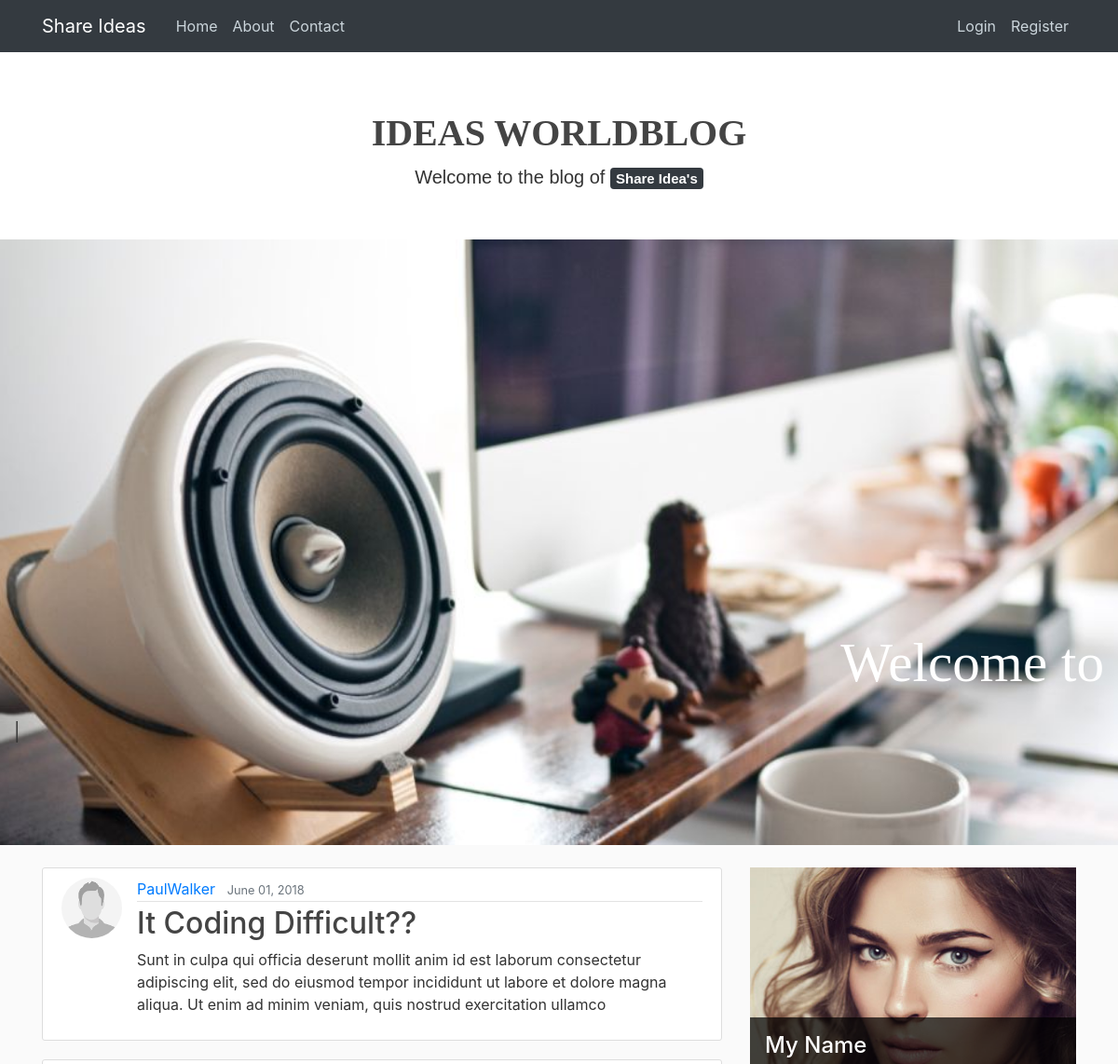
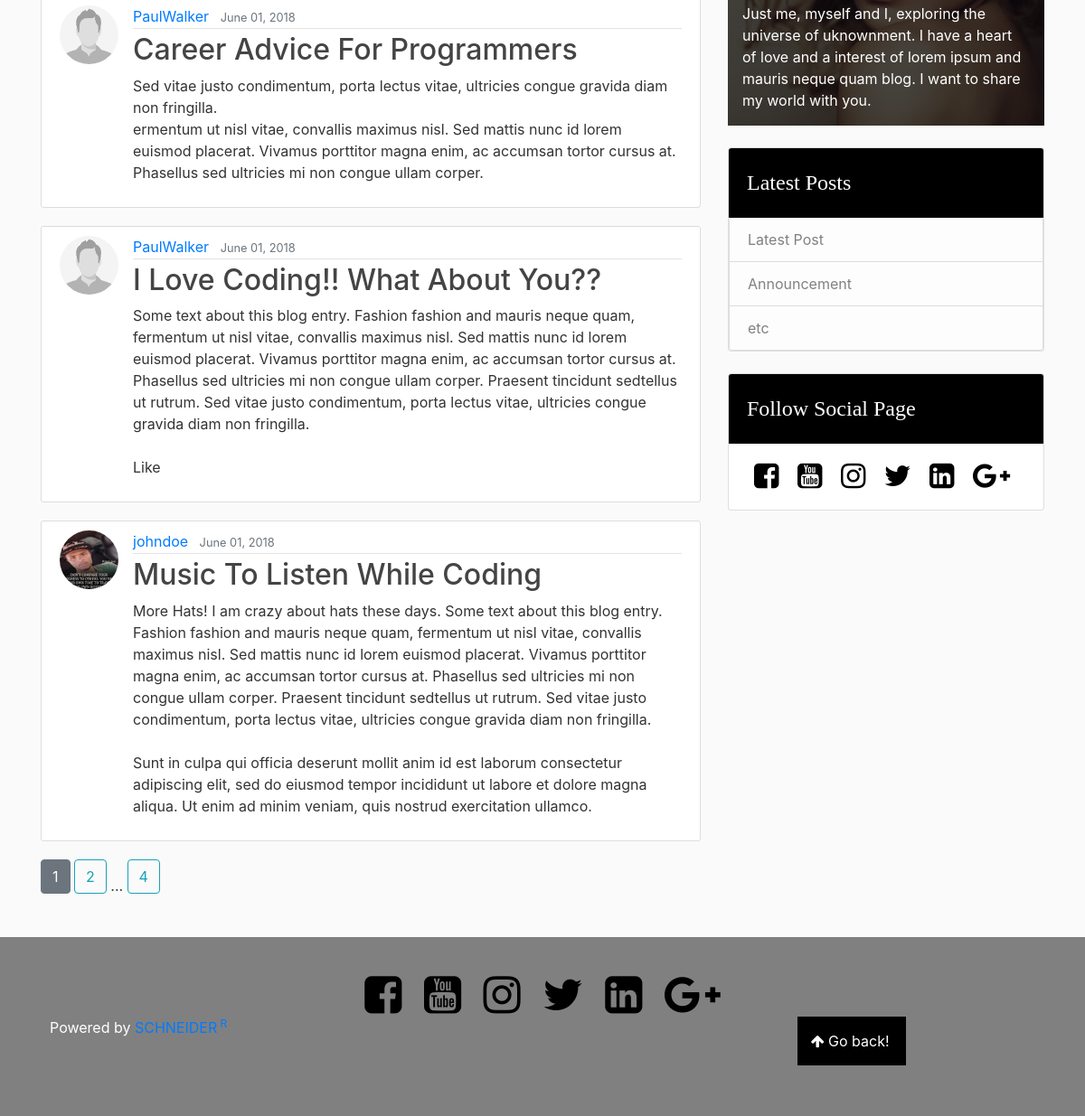
The page /home on the database its author committed (2 pictures, top to bottom).
### shareideas/models.py (models this page shows, shortened)
class Post(db.Model):
    id = db.Column(db.Integer, primary_key=True)
    title = db.Column(db.String(120), nullable=False)
    date_posted = db.Column(db.DateTime, nullable=False, default=datetime.utcnow)
    content = db.Column(db.Text, nullable=False)
    user_id = db.Column(db.Integer, db.ForeignKey('user.id'), nullable=False)

class User(db.Model, UserMixin):
    id = db.Column(db.Integer, primary_key=True)
    name = db.Column(db.String(120), unique=True, nullable=False)
    age = db.Column(db.String(3), unique=True, nullable=False)
    email = db.Column(db.String(120), unique=True, nullable=False)
    username = db.Column(db.String(20), unique=True, nullable=False)
    image_file = db.Column(db.String(20), nullable=False, default='default.jpg')
    password = db.Column(db.String(60), nullable=False)
    posts = db.relationship('Post', backref='author', lazy=True)

### shareideas/main/routes.py (the view)
@main.route('/')
@main.route('/home')
def home():
    page = request.args.get('page', 1, type=int)
    posts = Post.query.order_by(Post.date_posted.desc()).paginate(page=page, per_page=4)
    return render_template('home.html', posts=posts)

### shareideas/templates/home.html (shortened to what this page needs)
{% extends "layout.html" %}
{% block content %}
        <div class="jumbotron jumbotron-fluid" style="margin-top: -25px;height: 60%;background: #fff;font-family: sans-serif;">
            <div class="container">
                <h1 class="display-5 text-center" style="font-family: Oswald;font-weight: bold">IDEAS WORLDBLOG</h1>
                <p class="lead text-center">Welcome to the blog of
                    <span class="badge badge-dark">Share Idea's</span>
                </p>
            </div>
        </div>
    <div class="container-fluid" style="background: url(static/images/sound.jpg);background-attachment: scroll;background-repeat: repeat-x;width: 100%;height: 650px;background-size: cover;background-position: center;margin-top: -5%;>
        <div class="row">
            <p class="typing_text" style="padding-top: 35%;text-align: right;margin-left: 40px;color: #fff;font-size: 3.7em;font-family: Oswald;border-radius: 2px solid #000">
            </p>
        </div>
    <br>
    <div class="container">
        <div class="row">
            <div class="col-md-8">
                {% for post in posts.items %}
                    <div class="media content-section">
                        <img class="rounded-circle article-img" src="{{ url_for('static', filename='profile/' + post.author.image_file) }}">
                        <div class="media-body">
                            <div class="article-metadata">
                                <a class="mr-2" href="{{ url_for('users.user_posts', username=post.author.username) }}">{{ post.author.username }}</a>
                                <small class="text-muted">{{ post.date_posted.strftime('%B %d, %Y') }}</small>
                            </div>
                            <h2><a class="article-title" href="{{ url_for('posts.post', post_id=post.id) }}">{{ post.title }}</a></h2>
                            <p class="article-content">{{ post.content }}</p>
                        </div>
                    </div>
                {% endfor %}
                {% for page_num in posts.iter_pages(left_edge=1, right_edge=1, left_current=1, right_current=2) %}
                    {% if page_num %}
                        {% if posts.page == page_num %}
                            <a class="btn btn-secondary mb-4" href="{{ url_for('main.home', page=page_num) }}">{{ page_num }}</a>
                        {% else %}
                            <a class="btn btn-outline-info mb-4" href="{{ url_for('main.home', page=page_num) }}">{{ page_num }}</a>
                        {% endif %}
                    {% else %}
                        ...
                    {% endif %}
                {% endfor %}
            </div>
            <div class="col-md-4">
                <div class="">
                    <div class="">
                        <section class="mySelf">
                            <article class="description">
                                <h4 class="text-white">My Name</h4>
                                Just me, myself and I, exploring the universe of uknownment. I have a heart of love and a interest of lorem ipsum and mauris neque quam blog. I want to share my world with you.
                            </article>
                        </section>
                    </div>
                    <br>
                    <div class="card latestP">
                        <div class="card-header">Latest Posts</div>
                        <ul class="list-group listGroup">
                            <li class="list-group-item list-group-item-light">Latest Post</li>
                            <li class="list-group-item list-group-item-light">Announcement</li>
                            <li class="list-group-item list-group-item-light">etc</li>
                        </ul>
                    </div>
                    <br>
                    <div class="card latestP">
                        <div class="card-header">Follow Social Page</div>
                        <div class="card-body followSocial">
                            <a href="#"><i class="fa fa-facebook-square fa-2x"></i></a>
                            <a href="#"><i class="fa fa-youtube-square fa-2x"></i></a>
                            <a href="#"><i class="fa fa-instagram fa-2x"></i></a>
                            <a href="#"><i class="fa fa-twitter fa-2x"></i></a>
                            <a href="#"><i class="fa fa-linkedin-square fa-2x"></i></a>
                            <a href="#"><i class="fa fa-google-plus fa-2x"></i></a>
                        </div>
                    </div>
                </div>
            </div>
        </div>
    </div>
{% endblock content %}

### shareideas/templates/layout.html (shortened to what this page needs)
<!DOCTYPE html>
<html>
<head>
    <link href="https://maxcdn.bootstrapcdn.com/font-awesome/4.6.3/css/font-awesome.min.css" rel="stylesheet"
>
    <link rel="stylesheet" type="text/css" href="{{ url_for('static', filename='css/bootstrap.min.css') }}">
    <link rel="stylesheet" type="text/css" href="{{ url_for('static', filename='css/bootstrap.min.css') }}">
    <link rel="stylesheet" type="text/css" href="{{ url_for('static', filename='css/custom/blog.css') }}">
</head>
<body>
	<header class="site-header">
        <nav class="navbar navbar-expand-md navbar-dark bg-dark bg-stell">
            <div class="container">
            	<a class="navbar-brand mr-4" href="/">Share Ideas</a>
                <div class="collapse navbar-collapse" id="navbarToggle">
                    <div class="navbar-nav mr-auto">
                        <a class="nav-item nav-link" href="{{ url_for('main.home') }}">Home</a>
                        <a class="nav-item nav-link" href="{{ url_for('main.about') }}">About</a>
                        <a class="nav-item nav-link" href="{{ url_for('main.contact') }}">Contact</a>
                    </div>
                    <div class="navbar-nav">
                        {% if current_user.is_authenticated %}
                            <a class="nav-item nav-link" href="{{ url_for('posts.new_post') }}">New Post</a>
                            <a class="nav-item nav-link" href="{{ url_for('users.account') }}">Account</a>
                            <a class="nav-item nav-link" href="{{ url_for('users.logout') }}">Logout</a>
                        {% else %}
                            <a class="nav-item nav-link" href="{{ url_for('users.login') }}">Login</a>
                            <a class="nav-item nav-link" href="{{ url_for('users.register') }}">Register</a>
                        {% endif %}
                    </div>
                </div>
            </div>
        </nav>
	</header><br>
	<main role="main" class="">
		{% block content %}{% endblock %}
	</main>
    <br>
    <footer class="footer">
        <div class="container">
            <div class="text-center tooterIcons">
                <a href="https://web.facebook.com/getblogsite/" target="_blank"><i class="fa fa-facebook-square fa-3x"></i></a>
                <a href="https://www.youtube.com/channel/UCvCgfaTgk3Fw7-CHa9G7GkA/featured?view_as=subscriber"><i class="fa fa-youtube-square fa-3x" target="_blank"></i></a>
                <a href="#"><i class="fa fa-instagram fa-3x" target="_blank"></i></a>
                <a href="#"><i class="fa fa-twitter fa-3x" target="_blank"></i></a>
                <a href="#"><i class="fa fa-linkedin-square fa-3x" target="_blank"></i></a>
                <a href="#"><i class="fa fa-google-plus fa-3x" target="_blank"></i></a>
            </div>
            <div class="row">
                <div class="col-md-8">
                    <P>
                        Powered by <a href="https://web.facebook.com/getblogsite/" target="_blank">SCHNEIDER<sup> R</sup></a>
                    </P>
                </div>
                <div class="col-md-4">
                    <P class="footerP" style="margin-left: 80px">
                        <a href="#">
                            <i class="fa fa-arrow-up"></i> Go back!
                        </a>
                    </P>
                </div>
            </div>
        </div>
    </footer>
</body>
</html>

### shareideas/static/css/custom/blog.css (style rules this page uses)
body { background: #fafafa; color: #333333; }
h1, h2, h3, h4, h5, h6 { color: #444444; }
.bg-stell { background-color: ; }
.site-header .navbar-nav .nav-link { color: #cbd5db; }
.content-section { background: #ffffff; padding: 10px 20px; border: 1px solid #dddddd; border-radius: 3px; margin-bottom: 20px }
.article-title { color: #444444 }
.article-content { white-space: pre-line; }
.article-img { height: 65px; width: 65px; margin-right: 16px; }
.article-metadata { padding-bottom: 1px; margin-bottom: 4px; border-bottom: 1px solid #e3e3e3 }
.mySelf article { box-sizing: border-box; background-color: #000; background-color: rgba(0, 0, 0, 0.7); position: absolute; bottom: 0; width: 100%; color: #fff; padding: 1em; }
.latestP .card-header { background: #000; padding: 20px; color: #fff; font-size: 1.5em; font-family: Oswald }
.followSocial a { color: #000; padding: 20px 8px }
.footer { background: grey; color: #fff; padding: 40px }
.tooterIcons a { padding: 5px 10px; color: #000; }
.footerP { background: #000; padding: 15px; width: 120px; cursor: pointer; }
.footerP a { color: #fff; }

### shareideas/templates/layout.html (style rules this page uses)
.mySelf { width: 100%; position: relative; background-image: url("static/images/nextself.jpg"); background-size: cover; min-height: 350px; }

### rows shown on the page
Post: image_file (placeholder picture), author.username "PaulWalker", date_posted "June 01, 2018", title "It Coding Difficult??", content "Sunt in culpa qui officia deserunt mollit anim id est laborum consectetur adipiscing elit, sed do eiusmod tempor incididunt ut labore et dolore magna aliqua. Ut enim ad minim veniam, quis nostrud exercitation ullamco"
Post: image_file (placeholder picture), author.username "PaulWalker", date_posted "June 01, 2018", title "Career Advice For Programmers", content "Sed vitae justo condimentum, porta lectus vitae, ultricies congue gravida diam non fringilla. ermentum ut nisl vitae, convallis maximus nisl. Sed mattis nunc id lorem euismod placerat. Vivamus porttitor magna enim, ac accumsan tortor cursus at. Phasellus sed ultricies mi non congue ullam corper."
Post: image_file (placeholder picture), author.username "PaulWalker", date_posted "June 01, 2018", title "I Love Coding!! What About You??", content "Some text about this blog entry. Fashion fashion and mauris neque quam, fermentum ut nisl vitae, convallis maximus nisl. Sed mattis nunc id lorem euismod placerat. Vivamus porttitor magna enim, ac accumsan tortor cursus at. Phasellus sed ultricies mi non congue ullam corper. Praesent tincidunt sedtellus ut rutrum. Sed vitae justo condimentum, porta lectus vitae, ultricies congue gravida diam non fringilla. Like"
Post: image_file (picture), author.username "johndoe", date_posted "June 01, 2018", title "Music To Listen While Coding", content "More Hats! I am crazy about hats these days. Some text about this blog entry. Fashion fashion and mauris neque quam, fermentum ut nisl vitae, convallis maximus nisl. Sed mattis nunc id lorem euismod placerat. Vivamus porttitor magna enim, ac accumsan tortor cursus at. Phasellus sed ultricies mi non congue ullam corper. Praesent tincidunt sedtellus ut rutrum. Sed vitae justo condimentum, porta lectus vitae, ultricies congue gravida diam non fringilla. Sunt in culpa qui officia deserunt mollit anim id est laborum consectetur adipiscing elit, sed do eiusmod tempor incididunt ut labore et dolore magna aliqua. Ut enim ad minim veniam, quis nostrud exercitation ullamco."

### other values the page prints
{{ page_num }} "1"
{{ page_num }} "2" "4"
